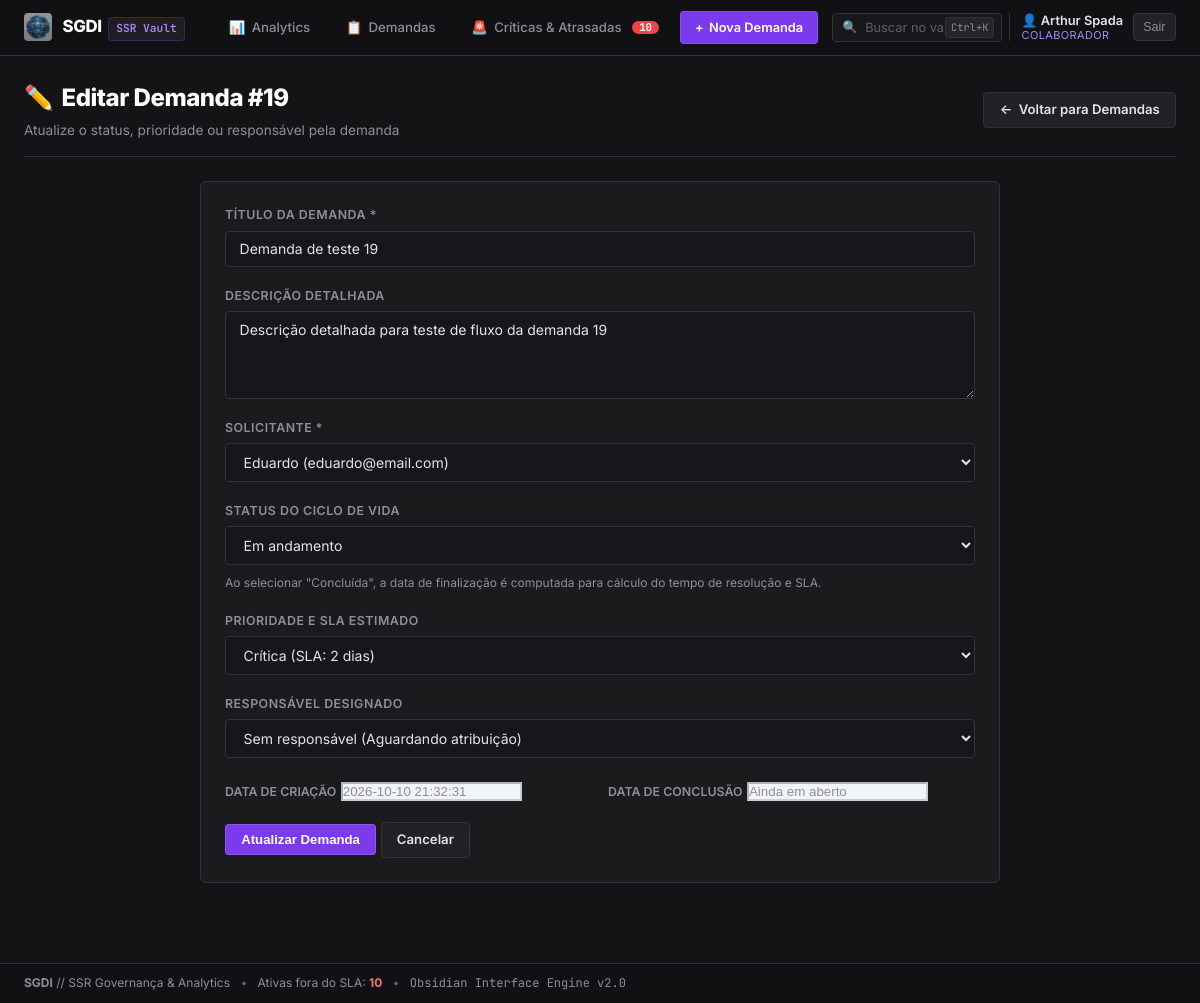
The app's page /editar/19 (signed in) with its own data.
### tables this page shows
CREATE TABLE usuarios (
    id INTEGER PRIMARY KEY AUTOINCREMENT, 
    nome TEXT NOT NULL,
    email TEXT UNIQUE,
    senha_hash TEXT,
    perfil TEXT NOT NULL DEFAULT 'colaborador'
);

CREATE TABLE demandas (
    id INTEGER PRIMARY KEY AUTOINCREMENT,
    titulo TEXT NOT NULL,
    descricao TEXT,
    solicitante_id INTEGER NOT NULL,
    data_criacao TEXT,
    status TEXT NOT NULL DEFAULT 'Aberta',
    prioridade TEXT NOT NULL DEFAULT 'Média',
    responsavel_id INTEGER,
    data_conclusao TEXT,
    FOREIGN KEY (solicitante_id) REFERENCES usuarios(id),
    FOREIGN KEY (responsavel_id) REFERENCES usuarios(id)
);

### app.py (the view, shortened to what this page needs)
@app.route('/editar/<id>', methods=['GET', 'POST'])
def editar(id):
    conn = get_db()
    garantir_migracao_db(conn)
    cursor = conn.cursor()
    demanda = cursor.execute(f'{SELECT_DEMANDAS} WHERE d.id=?', (id,)).fetchone()
    usuarios = listar_usuarios(conn)
    conn.close()
    if not demanda:
        flash('Demanda não encontrada.')
        return redirect(url_for('demandas'))
    return render_template(
        'editar.html',
        demanda=demanda,
        status_opcoes=STATUS_OPCOES,
        prioridade_opcoes=PRIORIDADE_OPCOES,
        usuarios=usuarios
    )

### app.py (called while the page is built)
@app.before_request
def exigir_login():
    if request.endpoint in ROTAS_PUBLICAS or request.endpoint is None:
        return None
    if not session.get('usuario_id'):
        return redirect(url_for('login', proximo=request.full_path.rstrip('?')))
    return None

@app.context_processor
def inject_usuario_atual():
    return {'usuario_atual': usuario_atual(), 'PERFIL_ADMIN': PERFIL_ADMIN}

@app.context_processor
def inject_global_stats():
    try:
        conn = get_db()
        count_urgentes = conn.execute(
            """SELECT COUNT(*) FROM demandas WHERE status NOT IN ('Concluída', 'Cancelada')
               AND (prioridade = 'Crítica' OR responsavel_id IS NULL OR datetime(data_criacao, '+' || (CASE prioridade WHEN 'Crítica' THEN 2 WHEN 'Alta' THEN 5 WHEN 'Média' THEN 10 WHEN 'Baixa' THEN 20 ELSE 30 END) || ' days') < datetime('now', 'localtime'))"""
        ).fetchone()[0]
        conn.close()
        return {'total_urgentes_global': count_urgentes}
    except Exception:
        return {'total_urgentes_global': 0}

### database.py (called while the page is built, shortened)
def get_db():
    conn = sqlite3.connect(DB_PATH)
    conn.row_factory = sqlite3.Row
    return conn

def garantir_migracao_db(conn):
    cursor = conn.cursor()
    colunas = [col[1] for col in cursor.execute('PRAGMA table_info(demandas)').fetchall()]
    if 'data_conclusao' not in colunas:
        cursor.execute('ALTER TABLE demandas ADD COLUMN data_conclusao TEXT')
        conn.commit()
    concluidas_sem_data = cursor.execute(
        "SELECT id, data_criacao, prioridade FROM demandas WHERE status = 'Concluída' AND data_conclusao IS NULL"
    ).fetchall()
    if concluidas_sem_data:
        conn.commit()
    garantir_controle_acesso(conn)
    conn.executescript(SQL_TABELA_AUDITORIA)

def listar_usuarios(conn):
    return conn.execute('SELECT id, nome, email FROM usuarios ORDER BY nome').fetchall()

### services/auth_service.py (called while the page is built)
def usuario_atual():
    if not session.get('usuario_id'):
        return None
    return {
        'id': session['usuario_id'],
        'nome': session.get('usuario_nome'),
        'perfil': session.get('perfil'),
        'perfil_label': PERFIS_LABEL.get(session.get('perfil'), session.get('perfil')),
    }

### templates/editar.html (shortened to what this page needs)
{% extends "base.html" %}
{% block content %}
<div class="dashboard-hero" style="margin-bottom: 1.5rem;">
    <div class="dashboard-hero-title">
        <h1><span>✏️</span> Editar Demanda #{{ demanda['id'] }}</h1>
        <p>Atualize o status, prioridade ou responsável pela demanda</p>
    </div>
    <div class="dashboard-hero-actions">
        <a href="/demandas" class="btn btn-secondary">
            <span>&larr;</span> Voltar para Demandas
        </a>
    </div>
</div>
<div class="form-card">
    <form method="POST" action="/editar/{{ demanda['id'] }}" id="form-editar-demanda">
        <div class="form-group">
            <label for="titulo">Título da Demanda *</label>
            <input type="text" name="titulo" id="titulo" value="{{ demanda['titulo'] }}" required>
        </div>
        <div class="form-group">
            <label for="descricao">Descrição Detalhada</label>
            <textarea name="descricao" id="descricao" rows="4">{{ demanda['descricao'] }}</textarea>
        </div>
        <div class="form-group">
            <label for="solicitante_id">Solicitante *</label>
            <select name="solicitante_id" id="solicitante_id" required>
                {% for usuario in usuarios %}
                    <option value="{{ usuario['id'] }}" {{ 'selected' if demanda['solicitante_id'] == usuario['id'] }}>
                        {{ usuario['nome'] }} ({{ usuario['email'] }})
                    </option>
                {% endfor %}
            </select>
        </div>
        <div class="form-group">
            <label for="status">Status do Ciclo de Vida</label>
            <select name="status" id="status">
                {% for opcao in status_opcoes %}
                    <option value="{{ opcao }}" {{ 'selected' if demanda['status'] == opcao }}>{{ opcao }}</option>
                {% endfor %}
            </select>
            <small style="color:var(--text-muted); font-size:0.75rem; margin-top:0.25rem; display:block;">
                Ao selecionar "Concluída", a data de finalização é computada para cálculo do tempo de resolução e SLA.
            </small>
        </div>
        <div class="form-group">
            <label for="prioridade">Prioridade e SLA Estimado</label>
            <select name="prioridade" id="prioridade">
                {% for opcao in prioridade_opcoes %}
                    <option value="{{ opcao }}" {{ 'selected' if demanda['prioridade'] == opcao }}>
                        {{ opcao }}
                        {% if opcao == 'Crítica' %}(SLA: 2 dias){% elif opcao == 'Alta' %}(SLA: 5 dias){% elif opcao == 'Média' %}(SLA: 10 dias){% elif opcao == 'Baixa' %}(SLA: 20 dias){% endif %}
                    </option>
                {% endfor %}
            </select>
        </div>
        <div class="form-group">
            <label for="responsavel_id">Responsável Designado</label>
            <select name="responsavel_id" id="responsavel_id">
                <option value="">Sem responsável (Aguardando atribuição)</option>
            </select>
        </div>
        <div style="display:grid; grid-template-columns:1fr 1fr; gap:1rem; margin-bottom:1.25rem;">
            <div>
                <label style="font-size:0.775rem; color:var(--text-muted); font-weight:600; text-transform:uppercase;">Data de Criação</label>
                <input type="text" value="{{ demanda['data_criacao'] }}" disabled style="background:#f1f5f9; color:var(--text-muted);">
            </div>
            <div>
                <label style="font-size:0.775rem; color:var(--text-muted); font-weight:600; text-transform:uppercase;">Data de Conclusão</label>
                <input type="text" value="{{ demanda['data_conclusao'] or 'Ainda em aberto' }}" disabled style="background:#f1f5f9; color:var(--text-muted);">
            </div>
        </div>
        <div class="form-actions">
            <button type="submit" class="btn btn-primary" id="btn-atualizar-demanda">Atualizar Demanda</button>
            <a href="/demandas" class="btn btn-secondary">Cancelar</a>
        </div>
    </form>
</div>
{% endblock %}

### templates/base.html (shortened to what this page needs)
<!DOCTYPE html>
<html lang="pt-BR">
<head>
    <link rel="stylesheet" href="{{ url_for('static', filename='style.css') }}">
</head>
<body class="obsidian-theme">
    <header class="header obs-header">
        <div class="header-container obs-header-container">
            <a href="/" class="brand obs-brand" title="SGDI Workspace">
                <img src="{{ url_for('static', filename='logo.png') }}" alt="Logo SGDI" class="logo-img obs-logo" onerror="this.style.display='none'">
                <div class="brand-text">
                    <span class="brand-title">SGDI</span>
                    <span class="brand-subtitle obs-vault-badge">SSR Vault</span>
                </div>
            </a>
            {% if usuario_atual %}
            <nav class="menu obs-menu">
                <a href="/" class="nav-link obs-tab-link {% if request.path in ['/', '/dashboard', '/analytics'] %}active{% endif %}" id="nav-painel">
                    <span class="obs-icon">📊</span> Analytics
                </a>
                <a href="/demandas" class="nav-link obs-tab-link {% if request.path == '/demandas' %}active{% endif %}" id="nav-demandas">
                    <span class="obs-icon">📋</span> Demandas
                </a>
                <a href="/criticas-atrasadas" class="nav-link obs-tab-link obs-tab-urgent {% if request.path in ['/criticas-atrasadas', '/urgentes'] %}active{% endif %}" id="nav-criticas">
                    <span class="obs-icon">🚨</span> Críticas & Atrasadas
                    {% if total_urgentes_global > 0 %}
                        <span class="obs-badge-counter" title="{{ total_urgentes_global }} demandas críticas ou fora do SLA">{{ total_urgentes_global }}</span>
                    {% endif %}
                </a>
                <a href="/nova_demanda" class="btn-novo-header obs-btn-new" id="btn-nova-demanda">
                    <span>+</span> Nova Demanda
                </a>
                <form action="/demandas" method="GET" class="search-nav obs-search" id="header-search-form">
                    <span class="search-icon">🔍</span>
                    <input type="text" name="q" placeholder="Buscar no vault..." value="{{ request.args.get('q', '') }}" id="header-search-input">
                    <span class="obs-shortcut-hint">Ctrl+K</span>
                </form>
                <div class="obs-user-session" id="usuario-sessao">
                    <div class="obs-user-session-info">
                        <span class="obs-user-session-nome">👤 {{ usuario_atual.nome }}</span>
                        <span class="obs-user-session-perfil">{{ usuario_atual.perfil_label }}</span>
                    </div>
                    <form action="/logout" method="POST">
                        <button type="submit" class="btn-obs-icon" title="Encerrar sessão" id="btn-logout">Sair</button>
                    </form>
                </div>
            </nav>
            {% endif %}
        </div>
    </header>
    <main class="container obs-container">
        {% block content %}{% endblock %}
    </main>
    <footer class="footer obs-footer">
        <div class="obs-status-bar">
            <span><strong>SGDI</strong> // SSR Governança & Analytics</span>
            <span class="obs-sep">&bull;</span>
            <span>Ativas fora do SLA: <strong class="text-danger">{{ total_urgentes_global }}</strong></span>
            <span class="obs-sep">&bull;</span>
            <span class="obs-code" style="font-size:0.75rem;">Obsidian Interface Engine v2.0</span>
        </div>
    </footer>
</body>
</html>

### records on screen
usuarios: nome "Arthur Spada"
demandas: id "19", titulo "Demanda de teste 19", descricao "Descrição detalhada para teste de fluxo da demanda 19", data_criacao "2026-10-10 21:32:31"

### other values on screen
{{ total_urgentes_global }} "10"
{{ usuario_atual.perfil_label }} "COLABORADOR"
form field solicitante_id "Eduardo (eduardo@email.com)"
form field status "Em andamento"
form field prioridade "Crítica (SLA: 2 dias)"
